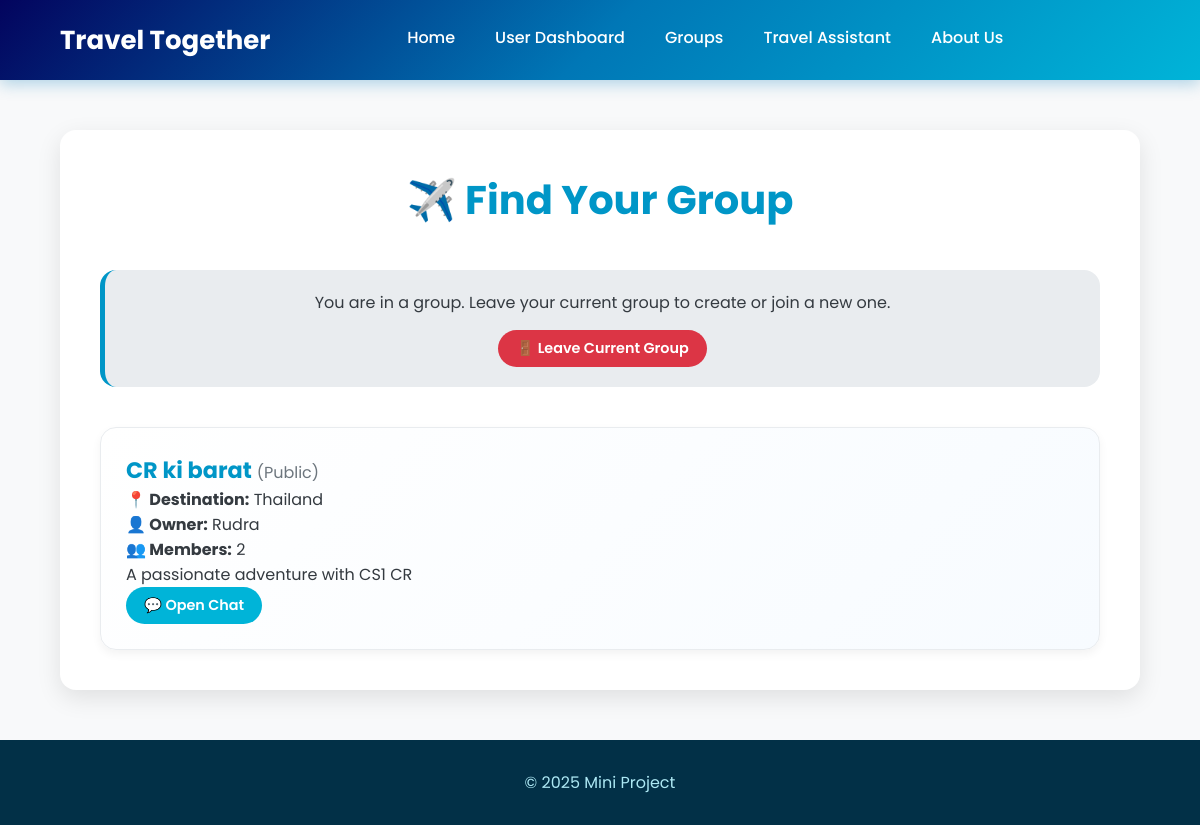
The app's page /groups (signed in) with its own data.
### tables this page shows
CREATE TABLE Groups (
        group_id TEXT PRIMARY KEY,
        group_name TEXT NOT NULL,
        group_description TEXT,
        group_type TEXT NOT NULL CHECK(group_type IN ('Public', 'Private')),
        owner_id TEXT NOT NULL,
        destination_id TEXT,
        member_count INTEGER DEFAULT 1,
        max_members INTEGER DEFAULT 50,
        created_at TEXT DEFAULT CURRENT_TIMESTAMP,
        FOREIGN KEY (owner_id) REFERENCES Users (userid) ON DELETE CASCADE,
        FOREIGN KEY (destination_id) REFERENCES Destinations (destination_id) ON DELETE SET NULL
    );

CREATE TABLE Destinations (
        destination_id TEXT PRIMARY KEY,
        destination_name TEXT UNIQUE NOT NULL,
        country TEXT NOT NULL
    );

CREATE TABLE Users (
        userid TEXT PRIMARY KEY,
        username TEXT UNIQUE NOT NULL,
        password TEXT NOT NULL,
        email TEXT UNIQUE NOT NULL,
        phone_no TEXT UNIQUE,
        gender TEXT CHECK(gender IN ('Male', 'Female', 'Other')),
        marital_status TEXT CHECK(marital_status IN ('Single', 'Married', 'Divorced', 'Widowed')),
        bio TEXT,
        current_group_id TEXT,
        is_group_owner BOOLEAN DEFAULT FALSE,
        created_at TEXT DEFAULT CURRENT_TIMESTAMP,
        FOREIGN KEY (current_group_id) REFERENCES Groups (group_id) ON DELETE SET NULL
    );

### app.py (the view, shortened to what this page needs)
@app.route('/groups', methods=["GET", "POST"])
def groups():
    conn, user = validate_user_session()
    if not user:
        return redirect("/auth")
    destinations = database.get_all_destinations()
    groups_list = conn.execute("""
        SELECT g.*, u.username as owner_name, d.destination_name,
               CASE WHEN gm.user_id IS NOT NULL THEN 1 ELSE 0 END as is_member
        FROM Groups g
        JOIN Users u ON g.owner_id = u.userid
        LEFT JOIN Destinations d ON g.destination_id = d.destination_id
        LEFT JOIN GroupMembers gm ON g.group_id = gm.group_id AND gm.user_id = ?
    """, (user['userid'],)).fetchall()
    conn.close()
    return render_template('groups.html', groups=groups_list, user=user, destinations=destinations)

### app.py (called while the page is built)
def validate_user_session():
    username = session.get("username")
    if not username:
        return None, None # No user in session
    conn = database.get_db_connection()
    user = conn.execute("SELECT * FROM Users WHERE username=?", (username,)).fetchone()
    if not user:
        session.pop("username", None)
        flash("Your session was invalid. Please log in again.", "warning")
        conn.close()
        return None, None
    return conn, user

### database.py (called while the page is built)
def get_db_connection():
    conn = sqlite3.connect('travel_together.db')
    conn.row_factory = sqlite3.Row
    conn.execute("PRAGMA foreign_keys = ON;")
    return conn

def get_all_destinations():
    conn = get_db_connection()
    destinations = conn.execute("SELECT * FROM Destinations ORDER BY destination_name ASC").fetchall()
    conn.close()
    return destinations

### templates/groups.html (shortened to what this page needs)
<!DOCTYPE html>
<html lang="en">
<head>
    <link rel="stylesheet" href="/static/style.css">
</head>
<body>
    <header class="navbar">
        <div class="logo">
            <p>Travel Together</p>
        </div>
        <nav class="nav-links" id="nav-links">
            <a href="/home">Home</a>
            <a href="/user">User Dashboard</a>
            <a href="/groups">Groups</a>
            <a href="/travel">Travel Assistant</a>
            <a href="/about">About Us</a>
        </nav>
    </header>
    <main>
        <div class="groups-container">
            <h2>✈️ Find Your Group</h2>
            {% if not user.current_group_id %}
            <div class="dashboard-card" style="margin-bottom: 40px;">
                <h3 style="text-align: center; margin-bottom: 20px; font-size: 1.5rem; color: var(--primary-color);">Create a New Adventure</h3>
                <form method="POST" action="/groups" class="group-form">
                    <input type="text" name="group_name" placeholder="Group Name" required>
                    <select name="group_type" required>
                        <option value="" disabled selected>Select Group Type</option>
                        <option value="Public">Public</option>
                        <option value="Private">Private</option>
                    </select>
                    <input list="destinations-list" name="destination_name" placeholder="Type or select a destination" required autocomplete="off">
                    <datalist id="destinations-list">
                        {% for dest in destinations %}
                            <option value="{{ dest.destination_name }}">
                        {% endfor %}
                    </datalist>
                    <textarea name="group_description" placeholder="Group Description (optional)"></textarea>
                    <button type="submit">➕ Create Group</button>
                </form>
            </div>
            {% else %}
            <div class="info-box">
                <p>You are in a group. Leave your current group to create or join a new one.</p>
                {% if not user.is_group_owner %}
                    <a href="/groups/leave" class="btn delete-btn" style="margin-top: 15px;">🚪 Leave Current Group</a>
                {% endif %}
            </div>
            {% endif %}
            {% if groups %}
                <ul class="group-list">
                    {% for group in groups %}
                        <li class="group-item">
                            <h3>{{ group['group_name'] }} <span class="type">({{ group['group_type'] }})</span></h3>
                            <p><strong>📍 Destination:</strong> {{ group['destination_name'] or 'Not specified' }}</p>
                            <p><strong>👤 Owner:</strong> {{ group['owner_name'] }}</p>
                            <p><strong>👥 Members:</strong> {{ group['member_count'] }}</p>
                            <p class="desc">{{ group['group_description'] or "No description" }}</p>
                            <div class="group-actions">
                                <a href="/groups/chat/{{ group['group_id'] }}" class="btn chat-btn">💬 Open Chat</a>
                            </div>
                        </li>
                    {% endfor %}
                </ul>
            {% else %}
                <div class="no-group-info">
                     <h3>No groups available yet.</h3>
                     <p>Be the first to create one and start a new journey!</p>
                </div>
            {% endif %}
        </div>
    </main>
    <footer>
        <p>© 2025 Mini Project</p>
    </footer>
</body>
</html>

### static/style.css (style rules this page uses)
:root { --primary-color: #0096c7; --secondary-color: #00b4d8; --accent-color: #ff8c42; --background-color: #f8f9fa; --text-color: #343a40; --card-bg: #ffffff; --light-gray: #e9ecef; --border-radius: 16px; --shadow: 0 8px 25px rgba(0, 0, 0, 0.1); }
* { margin: 0; padding: 0; box-sizing: border-box; font-family: 'Poppins', sans-serif; }
body { display: flex; flex-direction: column; min-height: 100vh; background-color: var(--background-color); color: var(--text-color); }
main { flex-grow: 1; }
.navbar { display: flex; justify-content: space-between; align-items: center; width: 100%; padding: 0 5%; height: 80px; background: linear-gradient(135deg, #03045e, #0077b6, #00b4d8); color: white; box-shadow: 0 4px 15px rgba(0, 119, 182, 0.3); position: relative; z-index: 100; }
.logo { font-size: 26px; font-weight: 700; }
.nav-links { display: flex; gap: 40px; align-items: center; }
.nav-links a { color: white; text-decoration: none; font-size: 16px; font-weight: 500; padding-bottom: 5px; position: relative; transition: color 0.3s; }
.nav-links a::after { content: ''; position: absolute; bottom: 0; left: 0; width: 0; height: 2px; background-color: var(--accent-color); transition: width 0.3s ease-out; }
.btn { display: inline-flex; align-items: center; gap: 8px; padding: 8px 18px; border-radius: 50px; font-weight: 600; font-size: 0.9rem; text-decoration: none; border: none; cursor: pointer; transition: all 0.3s ease; }
.delete-btn { background: #dc3545; color: white; }
.chat-btn { background: var(--secondary-color); color: white; }
.groups-container, .dashboard-container { width: 90%; max-width: 1200px; margin: 50px auto; padding: 40px; background: var(--card-bg); box-shadow: var(--shadow); border-radius: var(--border-radius); }
.groups-container h2, .dashboard-container h2 { margin-bottom: 40px; color: var(--primary-color); text-align: center; font-size: 2.5rem; }
.group-item { background: linear-gradient(135deg, #ffffff, #f7fbff); padding: 25px; border-radius: var(--border-radius); border: 1px solid var(--light-gray); box-shadow: 0 4px 10px rgba(0,0,0,0.05); transition: transform 0.3s ease, box-shadow 0.3s ease; }
.group-list { list-style: none; padding: 0; display: flex; flex-direction: column; gap: 20px; }
.group-item h3 { font-size: 1.4rem; color: var(--primary-color); }
.group-item h3 .type { font-size: 1rem; color: #6c757d; font-weight: 400; }
.info-box { background-color: var(--light-gray); padding: 20px; text-align: center; border-radius: var(--border-radius); border-left: 5px solid var(--primary-color); margin-bottom: 40px; }
footer { background-color: #023047; color: #ade8f4; text-align: center; padding: 30px; margin-top: auto; }

### records on screen
Groups: group_name "CR ki barat", group_type "Public", destination_name "Thailand", owner_name "Rudra", member_count "2", group_description "A passionate adventure with CS1 CR"
